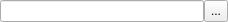
<?xml version="1.0" encoding="UTF-8"?>
<ui version="4.0">
 <class>FieldLine</class>
 <widget class="QWidget" name="FieldLine">
  <property name="geometry">
   <rect>
    <x>0</x>
    <y>0</y>
    <width>228</width>
    <height>21</height>
   </rect>
  </property>
  <property name="windowTitle">
   <string>Form</string>
  </property>
  <layout class="QHBoxLayout" name="horizontalLayout">
   <property name="spacing">
    <number>0</number>
   </property>
   <property name="leftMargin">
    <number>0</number>
   </property>
   <property name="topMargin">
    <number>0</number>
   </property>
   <property name="rightMargin">
    <number>0</number>
   </property>
   <property name="bottomMargin">
    <number>0</number>
   </property>
   <item>
    <widget class="QLineEdit" name="valueLineEdit">
     <property name="sizePolicy">
      <sizepolicy hsizetype="Expanding" vsizetype="Expanding">
       <horstretch>0</horstretch>
       <verstretch>0</verstretch>
      </sizepolicy>
     </property>
    </widget>
   </item>
   <item>
    <widget class="QToolButton" name="deleteButton">
     <property name="sizePolicy">
      <sizepolicy hsizetype="Fixed" vsizetype="Expanding">
       <horstretch>0</horstretch>
       <verstretch>0</verstretch>
      </sizepolicy>
     </property>
     <property name="text">
      <string>...</string>
     </property>
    </widget>
   </item>
  </layout>
 </widget>
 <resources/>
 <connections/>
</ui>
